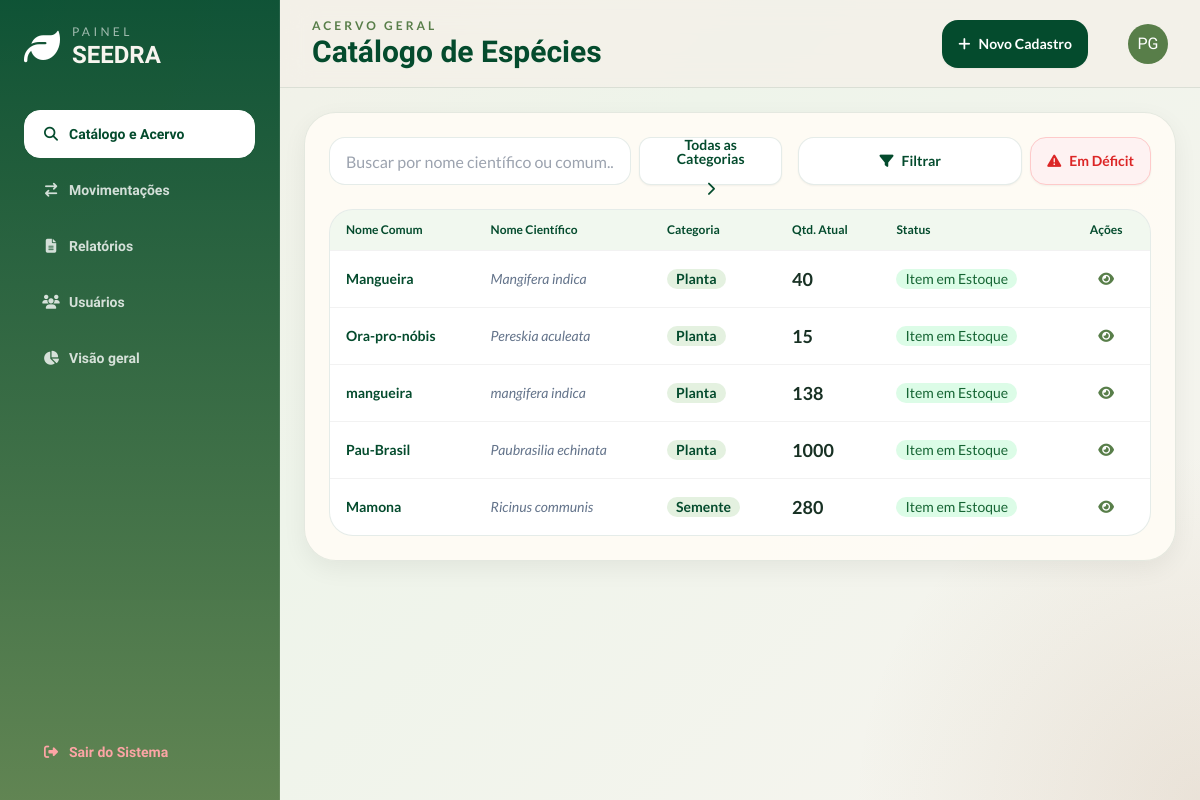
/catalogo (signed in), run on an earlier commit of the app's database.
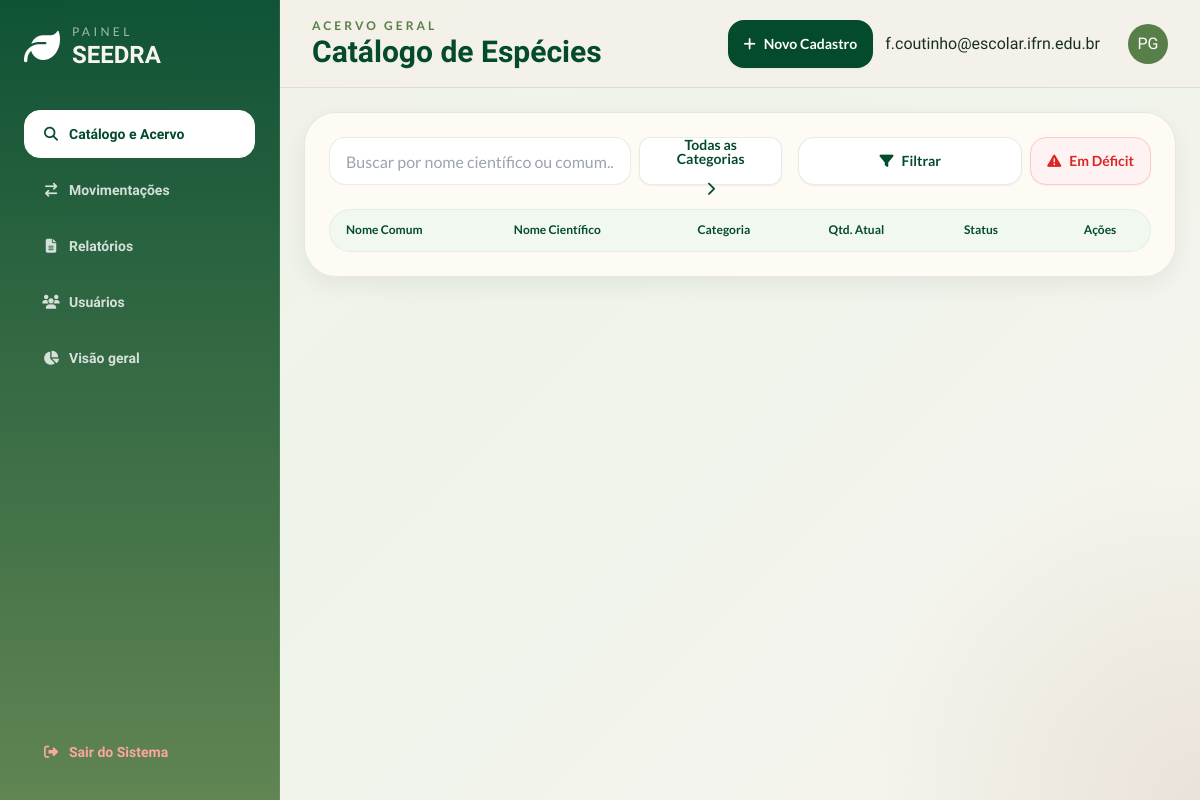
And on a later commit of the database.
### models.py (models this page shows)
class Item(db.Model):
    __tablename__= 'items'
    id = db.Column(db.Integer, primary_key = True)
    nome = db.Column(db.String(50), nullable = False, unique = True)
    quantidade = db.Column(db.Integer, nullable = True)
    n_cientifico = db.Column(db.String(50), nullable = False , unique = True)
    categoria = db.Column(db.String(20), nullable = False)
    deficit_limit = db.Column(db.Integer)
    obs = db.Column(db.Text)
    data_cadastro = db.Column(db.Date, nullable = False)
    movimentacoes = db.relationship('Movimentacao', back_populates = 'item', lazy = True)
    def em_deficit(self):
        return self.quantidade < self.deficit_limit

class Usuarios(db.Model, UserMixin):
    __tablename__ = 'usuarios'
    id = db.Column(db.Integer, primary_key = True)
    nome = db.Column(db.String(50))
    email = db.Column(db.String(50), nullable = False, unique = True)
    senha = db.Column(db.String(), nullable = False)
    usuario_instituicoes = db.relationship('UsuarioInstituicoes', back_populates = 'usuarios')

### app.py (the view)
@app.route('/catalogo', methods=['GET'])
@login_required
def catalogo():
    itens = Item.query.all()
    itens_def = sum(1 for item in itens if item.em_deficit())
    alfabetica = Item.query.order_by(Item.nome.asc()).all()
    return render_template('catalogo.html', itens=itens, itens_def=itens_def, itens_alfabetica = alfabetica)

### app.py (called while the page is built)
@login_manager.user_loader
def load_user(user_id):
    return Usuarios.query.get(int(user_id))

def login_required(f):
  @wraps(f)
  def decorated_function(*args, **kwargs):
      if 'usuarios_id' not in session:
         flash("Faça login primeiro!", 'erro')
         return redirect(url_for('login'))
      return f(*args, **kwargs)
  return decorated_function

### templates/catalogo.html (shortened to what this page needs)
{% extends 'base.html' %}
{% set page_id = 'catalogo' %}
{% block header_subtitle %}Acervo Geral{% endblock %}
{% block header_title %}Catálogo de Espécies{% endblock %}
{% block header_actions %}
<a href="{{ url_for('novo_item') }}" class="btn rounded-2xl border-0 bg-seedra-leafDark hover:bg-seedra-leafMid text-white font-lato">
    <i class="fa-solid fa-plus"></i> Novo Cadastro
</a>
{% endblock %}
{% block content %}
<section class="soft-card rounded-[2rem] p-6">
    <div class="flex flex-col md:flex-row gap-4 justify-between items-center mb-6">
        <div class="flex-1 w-full flex gap-2">
            <input type="text" placeholder="Buscar por nome científico ou comum..." class="input input-bordered rounded-2xl bg-white border-seedra-leafDark/10 w-full max-w-md font-lato" id="c_search" />
            <div class="relative inline-block w-56">
                <button id="c_btn" class="btn w-full flex justify-center rounded-xl bg-white font-lato text-seedra-leafDark border-seedra-leafDark/10 gap-4 hover:bg-seedra-leafMid hover:text-white">
                    <span id="content_span" class="transition transition-transform easy-in-out">Todas as Categorias</span>
                    <i id="c_arrow" class="fa-solid fa-chevron-right transition-transform"></i>
                </button>
            </div>
        </div>
        <div class="flex gap-2">
            <div class="relative inline-block w-56 ">
                <button class="w-full flex justify-center btn rounded-2xl bg-white text-seedra-leafDark border border-seedra-leafDark/10 hover:bg-seedra-leafMid hover:text-white hover:border-seedra-seedSand shadow-sm font-lato" id="filter_button">
                    <i id="filter_span" class="fa-solid fa-filter"></i> Filtrar
                </button>
            </div>
            <button class="btn rounded-2xl bg-red-50 text-red-600 border border-red-200 hover:bg-red-100 hover:border-red-300 shadow-sm font-lato" id="btn_deficit">
                <i class="fa-solid fa-triangle-exclamation"></i> Em Déficit
            </button>
        </div>
    </div>
    <div class="overflow-x-auto rounded-[1.5rem] border border-seedra-leafDark/10 bg-white">
        <table class="table font-lato">
            <thead class="bg-seedra-leafLight/10 text-seedra-leafDark">
                <tr>
                    <th>Nome Comum</th>
                    <th>Nome Científico</th>
                    <th>Categoria</th>
                    <th>Qtd. Atual</th>
                    <th>Status</th>
                    <th class="text-center">Ações</th>
                </tr>
            </thead>
            <tbody>
                {% for item in itens %}
                <tr id="list_order_normal" class="{% if item.em_deficit() %}item_deficit{% else %}item_ok{% endif %} transition {% if item.categoria == 'Semente' %} c_semente {% else %} c_planta {% endif %}">
                    <td class="font-bold text-seedra-leafDark">{{ item.nome }}</td>
                    <td class="italic text-slate-500">{{ item.n_cientifico }}</td>
                    <td><span class="badge border-0 bg-seedra-leafLight/20 text-seedra-leafDark font-bold">{{ item.categoria}}</span></td>
                    <td class="metric-value font-bold text-lg">{{ item.quantidade }}</td>
                    <td><span class="badge border-0 {% if item.em_deficit() %} bg-red-100 text-red-800 {% else %} bg-green-100 text-green-800 {% endif %}">
                        {% if item.em_deficit() %}
                            Item em deficit
                        {% else %}
                            Item em Estoque
                        {% endif %}
                    </span></td>
                    <td class="text-center">
                        <a href="{{ url_for('detalhes_item', id=item.id) }}" class="btn btn-sm btn-ghost text-seedra-leafMid rounded-xl"><i class="fa-solid fa-eye"></i></a>
                    </td>
                </tr>
                {% endfor %}
            </tbody>
        </table>
    </div>
</section>
{% endblock %}

### templates/base.html (shortened to what this page needs)
<!DOCTYPE html>
<html lang="pt-BR" data-theme="light">
<head>
  <link rel="stylesheet" href="/static/css/style.css" />
  <script src="/static/js/tailwind.config.js" defer></script>
  <script src="https://cdn.tailwindcss.com"></script>
  <link href="https://cdn.jsdelivr.net/npm/daisyui@4.12.10/dist/full.min.css" rel="stylesheet" type="text/css" />
  <link rel="stylesheet" href="https://cdnjs.cloudflare.com/ajax/libs/font-awesome/6.4.0/css/all.min.css">
</head>
<body class="font-sans">
  <div class="dashboard-shell">
    <aside class="sidebar p-5 lg:p-6 flex flex-col gap-6">
      <div class="flex items-center gap-3">
        <i class="fa-solid fa-leaf text-4xl text-white"></i>
        <div>
          <p class="text-xs uppercase tracking-[0.28em] text-white/60 font-lato">Painel</p>
          <h1 class="text-2xl font-extrabold leading-tight">SEEDRA</h1>
        </div>
      </div>
      {% block nav %}
        <nav class="space-y-2 mt-4">
          <a href="{{ url_for('catalogo') }}" class="btn btn-block justify-start btn-ghost text-white/80 hover:bg-white/10 rounded-2xl {{ '!text-seedra-leafDark border-white bg-white' if page_id =='catalogo' else 'btn-ghost text-white/80 hover:bg-white/10' }}"><i class="fa-solid fa-magnifying-glass w-5"></i> Catálogo e Acervo</a>
          <a href="{{ url_for('movimentacao') }}" class="btn btn-block justify-start btn-ghost text-white/80 hover:bg-white/10 rounded-2xl {{ '!text-seedra-leafDark border-white bg-white' if page_id =='movimentacoes' else 'btn-ghost text-white/80 hover:bg-white/10' }}"><i class="fa-solid fa-arrow-right-arrow-left w-5"></i> Movimentações</a>
          <a href="{{ url_for('relatorios') }}" class="btn btn-block justify-start btn-ghost text-white/80 hover:bg-white/10 rounded-2xl {{ '!text-seedra-leafDark border-white bg-white' if page_id =='relatorios' else 'btn-ghost text-white/80 hover:bg-white/10' }}"><i class="fa-solid fa-file-lines w-5"></i> Relatórios</a>
          <a href="{{ url_for('usuarios') }}" class="btn btn-block justify-start btn-ghost text-white/80 hover:bg-white/10 rounded-2xl {{ '!text-seedra-leafDark border-white bg-white' if page_id =='usuarios' else 'btn-ghost text-white/80 hover:bg-white/10' }}"><i class="fa-solid fa-users w-5"></i> Usuários</a>
          <a href="{{ url_for('dashboard') }}" class="btn btn-block justify-start  hover:bg-white/20 hover:text-white  rounded-2xl {{ 'text-seedra-leafDark border-white/10 bg-white/14' if page_id =='visao' else 'btn-ghost text-white/80 hover:bg-white/10' }}"><i class="fa-solid fa-chart-pie w-5"></i> Visão geral</a>
        </nav>
      {% endblock %}
      <div class="mt-auto">
        <a href="{{ url_for('logout') }}" class="btn btn-block justify-start btn-ghost text-red-300 hover:bg-red-500/20 hover:text-red-100 rounded-2xl"><i class="fa-solid fa-right-from-bracket w-5"></i> Sair do Sistema</a>
      </div>
    </aside>
    <header class="topbar px-5 lg:px-8 flex items-center justify-between gap-4">
      <div>
        <p class="text-xs uppercase tracking-[0.25em] text-seedra-leafMid font-semibold font-lato">{% block header_subtitle %}SEEDRA{% endblock %}</p>
        <h2 class="text-2xl md:text-3xl font-extrabold text-seedra-leafDark">{% block header_title %}Painel de Controle{% endblock %}</h2>
      </div>
      <div class="flex items-center gap-3">
        {% block header_actions %}{% endblock %}
        <span>{% if current_user.is_authenticated %}{{current_user.email}} {% endif %}</span>
        <div class="avatar placeholder ml-4">
          <div class="bg-seedra-leafMid text-white rounded-full w-10">
            <span>PG</span>
          </div>
        </div>
      </div>
    </header>
    <main class="main">
      {% block content %}
      {% endblock %}
    </main>
  </div>
</body>
</html>

### static/css/style.css (style rules this page uses)
:root { --leaf-dark: #044b2d; --leaf-mid: #587e49; --leaf-light: #78b863; --seed-brown: #9a774c; --seed-sand: #ddd1ae; --seed-mist: #d9d6cc; --deep-forest: #001500; --stone: #888784; --cloud: #d9d9d9; --surface: rgba(249, 248, 243, 0.78); --surface-strong: rgba(255, 252, 246, 0.9); --line: rgba(4, 75, 45, 0.10); }
html, body { height: 100%; overflow: hidden; scroll-behavior: smooth; }
body { font-family: 'Balsamiq Sans', sans-serif; background: radial-gradient(circle at top left, rgba(120,184,99,0.18), transparent 20%), radial-gradient(circle at bottom right, rgba(154,119,76,0.14), transparent 24%), linear-gradient(135deg, #f4f0e8 0%, #eef4ea 40%, #f7f4ef 100%); color: #183124; }
.dashboard-shell { display: grid; grid-template-columns: 280px 1fr; grid-template-rows: 88px 1fr; height: 100dvh; }
.sidebar { grid-row: 1 / -1; overflow-y: auto; background: linear-gradient(180deg, rgba(4,75,45,0.95), rgba(88,126,73,0.94)); color: #f7f5ef; border-right: 1px solid rgba(255,255,255,0.08); }
.topbar { grid-column: 2; position: sticky; top: 0; z-index: 10; background: rgba(244, 240, 232, 0.78); backdrop-filter: blur(14px); border-bottom: 1px solid var(--line); }
.main { grid-column: 2; overflow-y: auto; padding: 1.5rem; }
.soft-card { background: var(--surface-strong); border: 1px solid var(--line); box-shadow: 0 8px 24px rgba(0, 21, 0, 0.06); }

What changed in the data, as far as the page shows it:
removed Item: nome "Mangueira", n_cientifico "Mangifera indica", categoria "Planta", quantidade "40", deficit_limit "Item em Estoque"
removed Item: nome "Ora-pro-nóbis", n_cientifico "Pereskia aculeata", categoria "Planta", quantidade "15", deficit_limit "Item em Estoque"
removed Item: nome "mangueira", n_cientifico "mangifera indica", categoria "Planta", quantidade "138", deficit_limit "Item em Estoque"
removed Item: nome "Pau-Brasil", n_cientifico "Paubrasilia echinata", categoria "Planta", quantidade "1000", deficit_limit "Item em Estoque"
removed Item: nome "Mamona", n_cientifico "Ricinus communis", categoria "Semente", quantidade "280", deficit_limit "Item em Estoque"
now on this page (row edited): Usuarios: email "f.coutinho@escolar.ifrn.edu.br"
